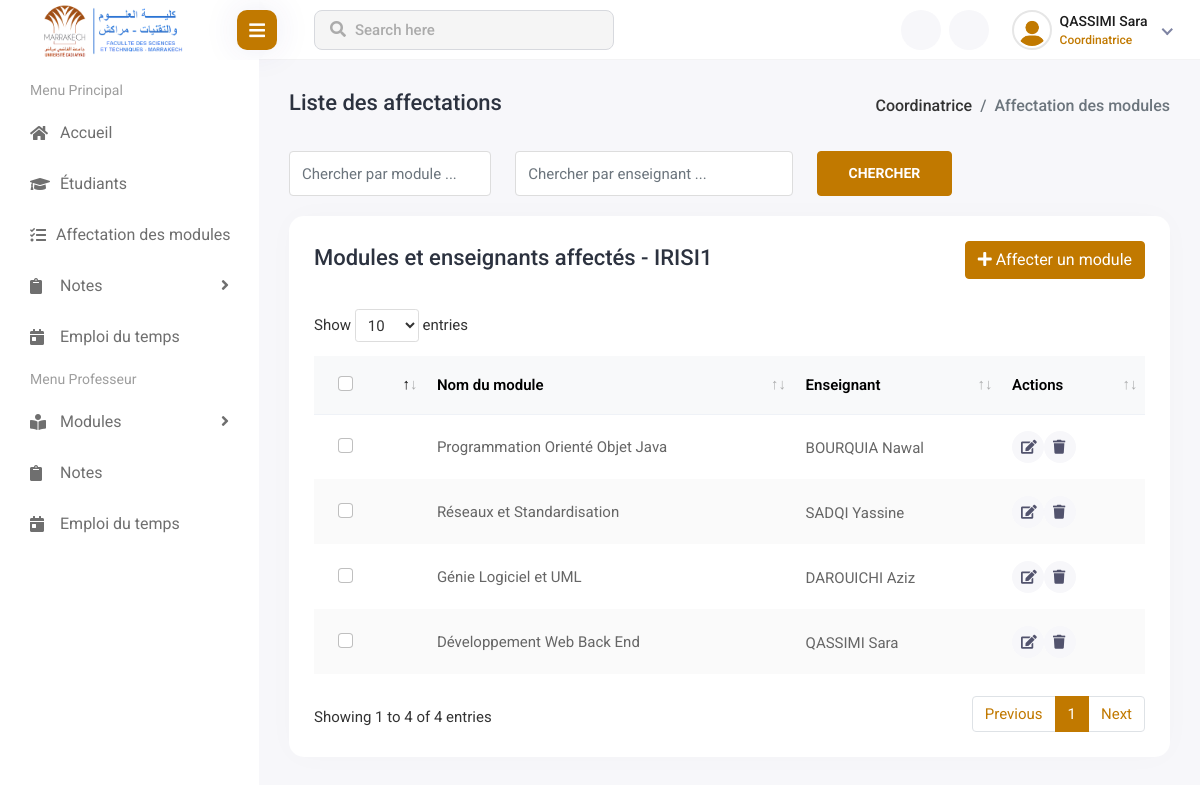
The app's page /views/coordinateur/affectation_module/index.php?action=list&id=1 (signed in), older data.
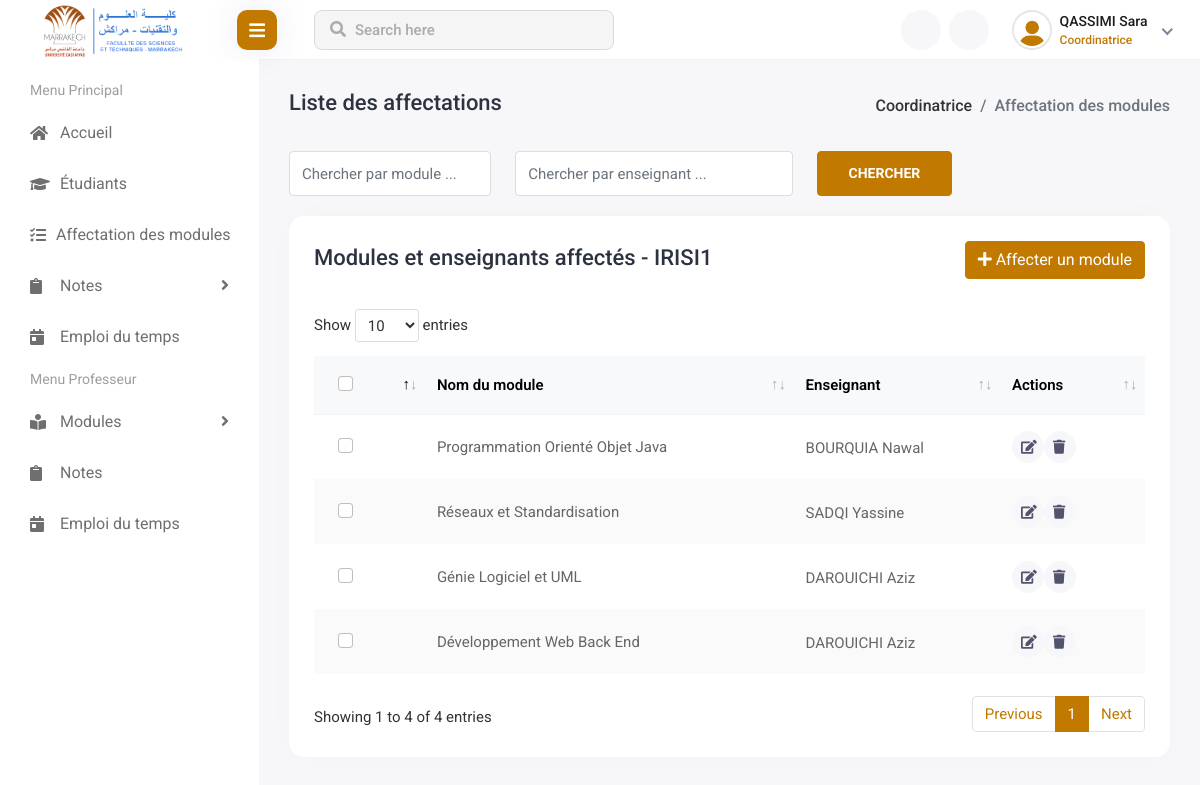
The same page, newer data.
### tables this page shows
CREATE TABLE `filiere` (
  `id` int(11) NOT NULL AUTO_INCREMENT UNIQUE,
  `nom` varchar(30) NOT NULL,
  `nom_complet` varchar(200) NOT NULL,
  `id_type` int(11) DEFAULT NULL,       
  `niveau` int(11) NOT NULL,             
  `id_coordinator` int(11) NOT NULL,     
  `id_dep` int(11) NOT NULL,             
  PRIMARY KEY (`id`)
);

CREATE TABLE `module` (
  `id` int(11) NOT NULL AUTO_INCREMENT UNIQUE,
  `nom` varchar(100) NOT NULL,
  `semestre` enum('1','2') NOT NULL,
  `id_filiere` int(11) NOT NULL,     
  `id_teacher` int(11) DEFAULT NULL,     
  PRIMARY KEY (`id`)
);

CREATE TABLE `user` (
  `id` int(11) NOT NULL AUTO_INCREMENT UNIQUE,
  `prenom` varchar(100) NOT NULL,
  `nom` varchar(100) NOT NULL,
  `genre` enum('female','male') DEFAULT NULL,
  `dateNaissance` date DEFAULT NULL,
  `email` varchar(150) NOT NULL UNIQUE,
  `password` varchar(200) DEFAULT NULL,
  `CNE` varchar(20) DEFAULT NULL UNIQUE,
  `CIN` varchar(20) NOT NULL UNIQUE,
  `phone` varchar(20) DEFAULT NULL,
  `created_at` datetime NOT NULL,
  `id_role` int(11) DEFAULT NULL,
  `id_dep` int(11) NOT NULL,
  `id_filiere` int(11) DEFAULT NULL,         
  PRIMARY KEY (`id`)
);

### controllers/affecterModule_controller.php (called while the page is built, shortened)
<?php
require_once($_SERVER['DOCUMENT_ROOT'] . '/FSTg-Management-System/models/module.php');
function indexAction(): void
{
    $id_filiere = $_GET['id'];
    $modulesAffected = findAllModulesAffected($id_filiere);
    require_once($_SERVER['DOCUMENT_ROOT'] . '/FSTg-Management-System/views/coordinateur/affectation_module/list_modules_teachers.php');
}

### models/module.php (called while the page is built, shortened)
<?php
require($_SERVER['DOCUMENT_ROOT'] . '/FSTg-Management-System/config/DB_connection.php');
function findAllModulesAffected($id_filiere): ?array
{
    global $conn;
    $query = "SELECT module.id AS id_module, module.nom AS nom_module, module.id_filiere, module.id_teacher, user.nom AS nom_teacher, user.prenom AS prenom_teacher, filiere.nom as nom_filiere
        FROM module
        JOIN user ON module.id_teacher = user.id
        JOIN filiere ON module.id_filiere = filiere.id
        WHERE module.id_filiere = ?";
    try {
        $stmt = $conn->prepare($query);
        $stmt->execute([$id_filiere]);
        return $stmt->fetchAll(PDO::FETCH_ASSOC);
    } catch (PDOException $e) {
        file_put_contents($_SERVER['DOCUMENT_ROOT'] . '/FSTg-Management-System/logs/error_log.txt',
            date('Y-m-d H:i:s') . " - Erreur lors de l'exécution de la requête : " . $e->getMessage(). "\n",
            FILE_APPEND);
        return null;
    }
}

### views/coordinateur/affectation_module/list_modules_teachers.php (the view, shortened to what the rows shown need)
<!DOCTYPE html>
<html lang="en">
<head>
    <link rel="stylesheet" href="../../../assets/plugins/feather/feather.css">
    <link rel="stylesheet" href="../../../assets/plugins/fontawesome/css/fontawesome.min.css">
    <link rel="stylesheet" href="../../../assets/plugins/fontawesome/css/all.min.css">
    <link rel="stylesheet" href="../../../assets/plugins/icons/flags/flags.css">
    <link rel="stylesheet" href="../../../assets/plugins/datatables/datatables.min.css">
    <link rel="stylesheet" href="../../../assets/plugins/bootstrap/css/bootstrap.min.css">
    <link rel="stylesheet" href="../../../assets/css/style.css">
    <link rel="stylesheet" href="../../../assets/css/style-override.css">
    <link rel="stylesheet" href="../../../assets/plugins/toastr/toastr.min.css">
    <link rel="stylesheet" href="../../../assets/plugins/sweetalert2/sweetalert2.min.css">
</head>
<body>
<div class="main-wrapper">
    <div class="page-wrapper">
        <div class="content container-fluid">
            <div class="row">
                <div class="col-sm-12">
                    <div class="card card-table comman-shadow">
                        <div class="card-body">
                            <div class="page-header">
                                <div class="row align-items-center">
                                    <div class="col">
                                        <h3 class="page-title">Modules et enseignants affectés - <?php if(!empty($modulesAffected)) { echo $modulesAffected[0]['nom_filiere'];} ?></h3>
                                    </div>
                                </div>
                            </div>
                            <div class="table-responsive">
                                <table class="table border-0 star-student table-hover table-center mb-0 datatable table-striped">
                                    <thead class="student-thread">
                                    <tr>
                                        <th>
                                            <div class="form-check check-tables">
                                                <input class="form-check-input" type="checkbox" value="something">
                                            </div>
                                        </th>
                                        <th>Nom du module</th>
                                        <th>Enseignant</th>
                                        <th>Actions</th>
                                    </tr>
                                    </thead>
                                    <tbody>
                                    <?php if (isset($modulesAffected)): ?>
                                        <?php foreach($modulesAffected as $moduleAffected): ?>
                                            <tr>
                                                <td>
                                                    <div class="form-check check-tables">
                                                        <input class="form-check-input" type="checkbox" value="something">
                                                    </div>
                                                </td>
                                                <td><?php echo $moduleAffected['nom_module'] ?></td>
                                                <td>
                                                    <h2 class="table-avatar">
                                                        <a href="#"><?php echo ucfirst($moduleAffected['nom_teacher'])." ".ucfirst($moduleAffected['prenom_teacher']) ?></a>
                                                    </h2>
                                                </td>
                                                <td>
                                                    <div class="actions">
                                                        <a href="index.php?action=edit&idFiliere=<?php if(!empty($modulesAffected)) { echo $modulesAffected[0]['id_filiere'];} ?>&id=<?php echo $moduleAffected['id_module']; ?>" class="btn btn-sm bg-danger-light">
                                                            <i class="fa fa-edit"></i>
                                                        </a>
                                                        <a href="javascript:void(0);" onclick="confirmDelete(<?php if(!empty($modulesAffected)) { echo $modulesAffected[0]['id_filiere'];} ?>, <?php echo $moduleAffected['id_module']; ?>, '<?php echo addslashes($moduleAffected['nom_module']); ?>', '<?php echo addslashes($moduleAffected['nom_teacher']); ?>')" class="btn btn-sm bg-danger-light">
                                                            <i class="fa fa-trash"></i>
                                                        </a>
                                                    </div>
                                                </td>
                                            </tr>
                                        <?php endforeach; ?>
                                    <?php endif; ?>
                                    </tbody>
                                </table>
                            </div>
                        </div>
                    </div>
                </div>
            </div>
        </div>
    </div>
</div>
<?php
include($_SERVER['DOCUMENT_ROOT'] . '/FSTg-Management-System/views/header.php');
?>
</body>
</html>

Row changes from the older to the newer data that the page shows:
changed module "Développement Web Back End": id_teacher.nom "QASSIMI" → "DAROUICHI"; id_teacher.prenom "Sara" → "Aziz"
